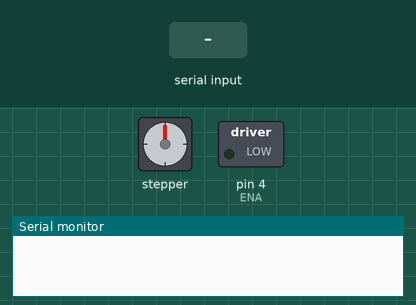
Recording of a sketch running on a simulated Arduino Uno, built with avr-gcc and run on an emulated ATmega328P. Parts: stepper motor, switched loads named in the sketch (green lamp = pin HIGH), the last lines printed to the serial monitor. The inputs (shaded band) are chosen by the test bench. Stepper angles assume 200 steps per turn.

Above: at 1.2 s.
1.3 s: "f" received over Serial
At 2.1 s:
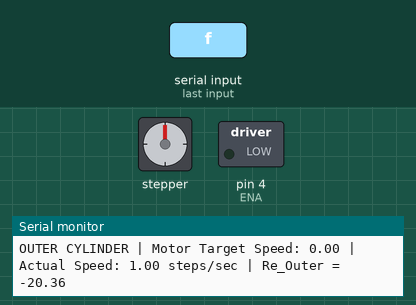
4.3 s: "M" received over Serial
At 5.05 s:
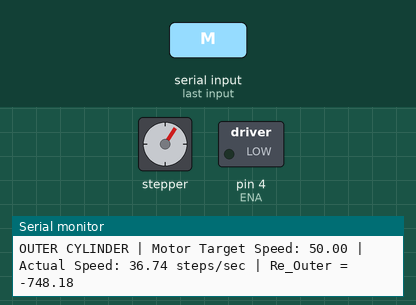
7.3 s: "b" received over Serial
10.3 s: "s" received over Serial
13.3 s: "b" received over Serial
At 13.72 s:
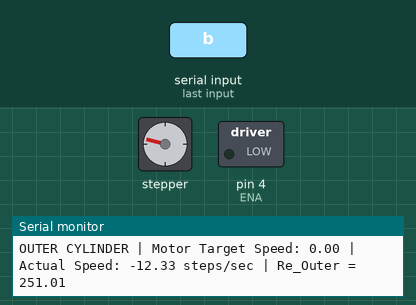
Timing chart, 0 to 20.3 s (numbered marks = the images above; inputs shaded):
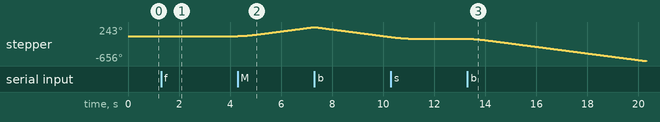

The sketch:

OUTERFINAL.ino
```cpp
// // want to determine the used RPM speed based on input.

// //if I have 1 ms delay, each pulse pair takes 1 millisecond. A pul high/low is a step on its own.

// // If i am set to 400 pulses (just high and low individually per pulse) per revolution, at 1000 pulses per second (from the 1 ms delay on pair)
// //I get 2.5 rps or 150 rpm. Lets test.


// // to set RPM, we take (pulses per second&* revs/pulse aka. (inverse of table pulse/rev)  /2) *60


// #define PUL 7  // Pulse pin
// #define DIR 5  // Direction pin
// #define ENA 4  // Enable pin
// // #define PULperRev 6400
// int delayperiod = 23; //delay in microseconds (1 ms delay)

// //pulse per second is 1/delayperiod
// void setup() {
//     pinMode(PUL, OUTPUT);
//     pinMode(DIR, OUTPUT);
//     pinMode(ENA, OUTPUT);
//     digitalWrite(ENA, LOW); // Enable the driver
//     Serial.begin(750);
// }

// void loop() {
//     if (Serial.available()) {
//         char command = Serial.read();

//         if (command == 'f') { // Forward
//             Serial.println("Going forward 200000 steps");
//             digitalWrite(DIR, HIGH);
//             stepMotor(30000); // Adjust steps as needed
//         }
//         else if (command == 'b') { // Backward
//           Serial.println("Going backward 200 steps");
//             digitalWrite(DIR, LOW);
//             stepMotor(2000);
//         }
//     }
// }

// void stepMotor(int steps) {
//    digitalWrite(ENA, LOW);  // Enable motor before moving
//     for (int i = 0; i < steps; i++) {
//         digitalWrite(PUL, HIGH);
//         delayMicroseconds(delayperiod); // Adjust speed
//         digitalWrite(PUL, LOW);
//         delayMicroseconds(delayperiod);
//     }
//     digitalWrite(ENA, HIGH);  // Disable motor after moving
// }


// Need to add functionality to do a "step" at a certain speed (based from the Re of the system)
// when pressed step (prob tie to space key), continue to next speed. Create a list of target speeds? or Re's ?
// when press space, continue to next step.


// MOTOR SET TO 800 PUL/REV (Quarter Stepping)


// // //////// YIPPEE THIS WORKS
// #include <AccelStepper.h>

// #define PUL 7  // Step pin
// #define DIR 5  // Direction pin
// #define ENA 4  // Enable pin (optional)


// // Function to calculate Reynold's Number. Duplicate Script on Matlab as well.

// // Define AccelStepper instance
// AccelStepper stepper(AccelStepper::DRIVER, PUL, DIR);

// void setup() {
//   Serial.begin(9600);  // Faster serial communication
//   pinMode(ENA, OUTPUT);
//   digitalWrite(ENA, LOW);  // Enable the stepper driver

//   // Stepper motor settings

//   // Stepper set speed in steps per second is really just the amount of PULSES per second.
//   // We should be able to then convert pulses per second * revs/ pulse to get RPS


//   //
//   stepper.setMaxSpeed(350);     // Max speed in steps per second
//   stepper.setAcceleration(50);  // Acceleration in steps per second^2
// }

// void loop() {
//   if (Serial.available()) {
//     char command = Serial.read();

//     if (command == 'f') {
//       Serial.println(" Litle Stepper Moving forward 100000 steps");
//       stepper.move(100000);  // Move forward 1000 steps
//     } else if (command == 'b') {
//       Serial.println("Moving backward 1000 steps");
//       stepper.move(-100000);  // Move backward 1000 steps
//     } else if (command == 's') {
//       Serial.println("Stopping motor");
//       stepper.stop();  // Stop smoothly
//     } else if (command == 'r') {
//       Serial.println("Reset position to zero");
//       stepper.setCurrentPosition(0);  // Reset position to zero
//     }
//   }

//   stepper.run();  // Needs to be called continuously for smooth motion
// }

// // #include <AccelStepper.h>

// // #define DRIVER_PUL 7  // Pulse pin
// // #define DRIVER_DIR 6  // Direction pin

// // // Define the stepper motor using driver mode (1 = Step, 2 = Direction)
// // AccelStepper stepper(AccelStepper::DRIVER, DRIVER_PUL, DRIVER_DIR);

// // const int stepsPerRevolution = 200;  // Adjust based on your stepper motor
// // const int microsteps = 16;           // Set this according to your driver microstepping setting

// // void setup() {
// //     Serial.begin(9600);

// //     stepper.setMaxSpeed(1000);  // Max speed in steps per second
// //     stepper.setAcceleration(500);  // Acceleration in steps per second^2
// //     stepper.setSpeed(500);  // Initial speed in steps per second
// // }

// // void loop() {
// //     stepper.runSpeed();  // Run stepper at constant speed

// //     // Calculate RPM
// //     float stepsPerSecond = stepper.speed();  // Speed in steps per second
// //     float rpm = (stepsPerSecond * 60) / (stepsPerRevolution * microsteps);

// //     Serial.print("Speed (steps/sec): ");
// //     Serial.print(stepsPerSecond);
// //     Serial.print(" | RPM: ");
// //     Serial.println(rpm);
// // }


// // #include <AccelStepper.h>

// // #define DRIVER_PUL 7  // Pulse pin
// // #define DRIVER_DIR 5  // Direction pin
// // #define DRIVER_ENA 4  // Enable pin
// // #define POT_SPEED A0  // Potentiometer for speed control

// // // const int stepsPerRevolution = 800;  // Full steps per revolution (adjust for your motor)
// // // const int microsteps = 4;           // Set this based on your DM556S driver microstepping

// // AccelStepper stepper(AccelStepper::DRIVER, DRIVER_PUL, DRIVER_DIR);

// // void setup() {
// //     Serial.begin(115200);

// //     pinMode(DRIVER_ENA, OUTPUT);
// //     digitalWrite(DRIVER_ENA, LOW); // Enable the motor

// //     stepper.setMaxSpeed(4000);  // Max speed in steps per second
// //     stepper.setAcceleration(100);  // Acceleration in steps per second^2
// // }

// // void loop() {
// //     // Read speed from potentiometer and map to a reasonable range
// //     int potValue = analogRead(POT_SPEED);
// //     float targetSpeed = map(potValue, 0, 1023, 200, 2000); // Adjust speed range as needed
// //     stepper.setSpeed(targetSpeed);

// //     stepper.runSpeed(); // Run at the set speed with acceleration

// //     // Calculate RPM
// //     float stepsPerSecond = stepper.speed();
// //     // float rpm = (stepsPerSecond * 60) / (stepsPerRevolution * microsteps);

// //     // Serial.println("Speed (steps/sec): ");
// //     // Serial.print(stepsPerSecond);
// //     Serial.print("Target Speed");
// //     Serial.println(targetSpeed);
// //     // Serial.print(" | RPM: ");
// //     // Serial.println(rpm);

// //     // delay(500);
// // }
#include <AccelStepper.h>

#define PUL 7  // Step pin
#define DIR 5  // Direction pin
#define ENA 4  // Enable pin
#define CVOUTER -20.36186375f //steps per second to Re conversion

AccelStepper stepper(AccelStepper::DRIVER, PUL, DIR);

float maxSpeed = 0;       // Starting speed in steps/sec
float smallStepSize = 10;        // Speed increment for m/l
float bigStepSize = 50;   // Speed increment for M/L
bool motorActive = false;   // Only change speed when motor is running
unsigned long lastPrintTime = 0;
bool waitingToStop = false;
// float conversionInner = 13876.233/800; // multiply by steps per second (to refer to RPS) to get ReInner
int speedSign = 1;  // +1 for forward, -1 for backward

void setup() {
  Serial.begin(115200);
  pinMode(ENA, OUTPUT);
  digitalWrite(ENA, LOW);  // Enable driver

  stepper.setAcceleration(50);
  stepper.setMaxSpeed(maxSpeed);
}

void loop() {
    if (motorActive) {
      stepper.run();

    if (waitingToStop && abs(stepper.speed()) < 0.01) {
      Serial.println("Motor has fully stopped.");
      motorActive = false;
      waitingToStop = false;
    }

    // Print speed every 0.5 seconds
    if (millis() - lastPrintTime > 500) {
      // Print Out Cylinder Re and Angular Speed.
      Serial.print("OUTER CYLINDER | ");
      Serial.print("Motor Target Speed: ");
      Serial.print(maxSpeed);
      Serial.print(" | Actual Speed: ");
      Serial.print(stepper.speed());
      Serial.print(" steps/sec |");
      Serial.print(" Re_Outer = ");
      Serial.println(CVOUTER*stepper.speed());

      lastPrintTime = millis();
    }
  }

  if (Serial.available()) {
    char command = Serial.read();

    switch (command) {
      case 'f':
        Serial.println("Moving forward 100000 steps");
        digitalWrite(DIR, HIGH);
        motorActive = true;  // Reactivate
        waitingToStop = false; // Set flag to make sure we print correctly
        speedSign = 1;
        stepper.setMaxSpeed(maxSpeed);
        stepper.setSpeed(speedSign * maxSpeed);
        stepper.moveTo(1e9);  // some
        break;

      case 'b':
        Serial.println("Moving backward 100000 steps");
        digitalWrite(DIR, LOW);
        motorActive = true;  // Reactivate
        waitingToStop = false; // Set flag to make sure we print correctly
        speedSign = -1;
        stepper.setMaxSpeed(maxSpeed);
        stepper.setSpeed(speedSign * maxSpeed);
        stepper.moveTo(-1e9);  // some really large position
        break;

      case 's':
        Serial.println("Stopping motor");
        maxSpeed = 0; // to correct target speed state variable maxSpeed
        stepper.stop();  // Initiate smooth deceleration
        waitingToStop = true;
        break;

      case 'e':
      // Emergency stop
        Serial.println("IMMEDIATE STOP");
        stepper.stop();
        maxSpeed = 0;
        stepper.setMaxSpeed(maxSpeed);
        motorActive = false;
        break;

      case 'r':
        Serial.println("Resetting position to zero");
        stepper.setCurrentPosition(0);
        break;

       case 'M':  // More speed, big step in speed
        if (motorActive) {
          maxSpeed += bigStepSize;
          stepper.setMaxSpeed(maxSpeed);
          stepper.setSpeed(speedSign * maxSpeed);
          Serial.print("Increased speed to ");
          Serial.println(maxSpeed);
        } else {
          Serial.println("Motor inactive. Press 'f' or 'b' to start motion.");
        }
        break;

      case 'L':  // Less speed, big step in speed
        if (motorActive) {
          maxSpeed -= bigStepSize;
          if (maxSpeed < 1) maxSpeed = 1;
          stepper.setMaxSpeed(maxSpeed);
          stepper.setSpeed(speedSign * maxSpeed);
          Serial.print("Decreased speed to ");
          Serial.println(maxSpeed);
        } else {
          Serial.println("Motor inactive. Press 'f' or 'b' to start motion.");
        }
        break;
      case 'm':  // More speed, small step
        if (motorActive) {
          maxSpeed += smallStepSize;
          stepper.setMaxSpeed(maxSpeed);
          stepper.setSpeed(speedSign * maxSpeed);
          Serial.print("Increased speed to ");
          Serial.println(maxSpeed);
        } else {
          Serial.println("Motor inactive. Press 'f' or 'b' to start motion.");
        }
        break;

      case 'l':  // Less speed, small step
        if (motorActive) {
          maxSpeed -= smallStepSize;
          if (maxSpeed < 1) maxSpeed = 1;
          stepper.setMaxSpeed(maxSpeed);
          stepper.setSpeed(speedSign * maxSpeed);
          Serial.print("Decreased speed to ");
          Serial.println(maxSpeed);
        } else {
          Serial.println("Motor inactive. Press 'f' or 'b' to start motion.");
        }
        break;
    }
  }
}
```

Measured:
- after the input at 13.3 s, stepper: keeps turning counter-clockwise at about 84°/s, starting at once
